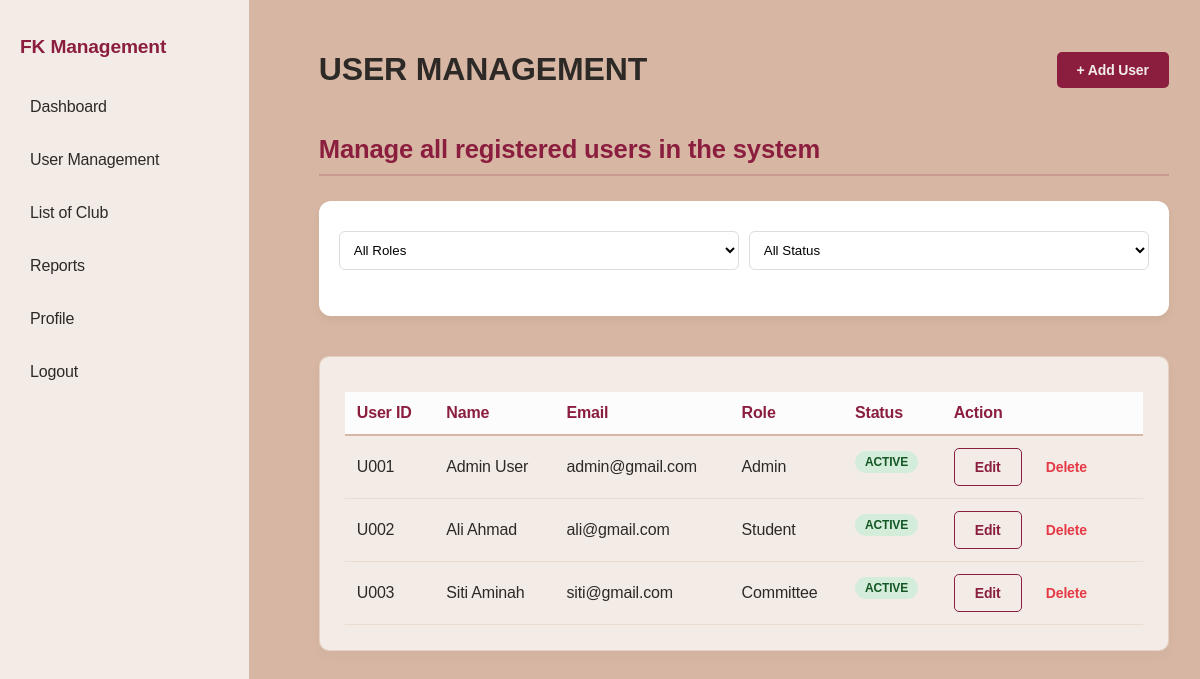
/UserManagement.php (signed in), run on an earlier commit of the app's database.
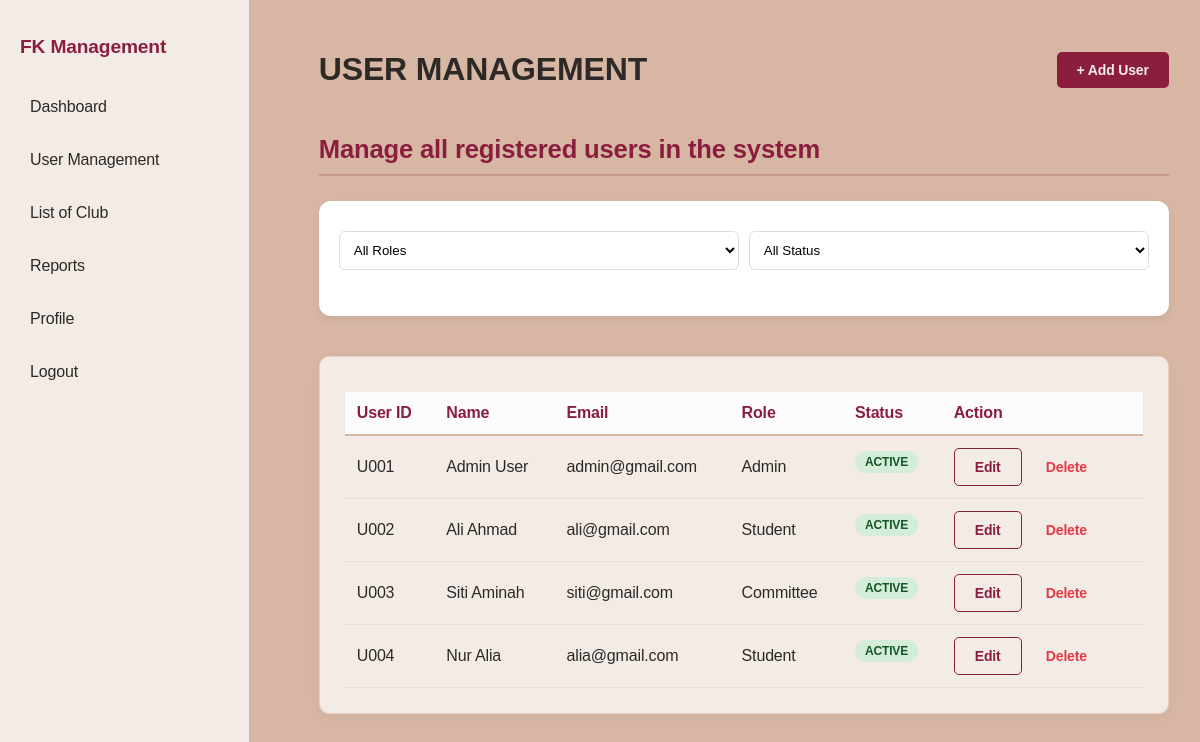
And on a later commit of the database.
### tables this page shows
CREATE TABLE `user` (
  `UserID` varchar(50) NOT NULL,
  `Name` varchar(100) NOT NULL,
  `Email` varchar(100) NOT NULL,
  `Password` varchar(50) NOT NULL,
  `RoleID` varchar(50) NOT NULL,
  `UserStatus` varchar(50) NOT NULL
);

### UserManagement.php (the view, shortened to what this page needs)
<?php
require_once 'db.php';
$roleFilter = "ALL";
$statusFilter = "ALL";
$sql = "
    SELECT UserID, Name, Email, RoleID, UserStatus
    FROM user
    WHERE 1=1
";
$result = mysqli_query($conn, $sql);
?>
<!DOCTYPE html>
<html>
<head>
    <link rel="stylesheet" href="style.css">
</head>
<body>
<?php include('Navigation.php'); ?>
<div class="main-content">
    <div class="header-row">
        <h1>USER MANAGEMENT</h1>
        <a href="RegisterUser.php"
           class="btn btn-primary">
            + Add User
        </a>
    </div>
    <p class="club-subtitle">
        Manage all registered users in the system
    </p>
    <div class="search-container">
        <form method="GET" class="filter-form">
            <select name="role"
                    class="status-select"
                    onchange="this.form.submit()">
                <option value="ALL"
                    <?php if($roleFilter=="ALL") echo "selected"; ?>>
                    All Roles
                </option>
            </select>
            <select name="status"
                    class="status-select"
                    onchange="this.form.submit()">
                <option value="ALL"
                    <?php if($statusFilter=="ALL") echo "selected"; ?>>
                    All Status
                </option>
            </select>
        </form>
    </div>
    <div class="info-table-container">
        <table class="management-table">
            <thead>
                <tr>
                    <th>User ID</th>
                    <th>Name</th>
                    <th>Email</th>
                    <th>Role</th>
                    <th>Status</th>
                    <th>Action</th>
                </tr>
            </thead>
            <tbody>
            <?php if(mysqli_num_rows($result) > 0) { ?>
                <?php while($row = mysqli_fetch_assoc($result)) { ?>
                    <tr>
                        <td>
                            <?php echo $row['UserID']; ?>
                        </td>
                        <td>
                            <?php echo $row['Name']; ?>
                        </td>
                        <td>
                            <?php echo $row['Email']; ?>
                        </td>
                        <td>
                            <?php
                            if($row['RoleID'] == 'R01')
                            {
                                echo "Admin";
                            }
                            elseif($row['RoleID'] == 'R02')
                            {
                                echo "Student";
                            }
                            else
                            {
                                echo "Committee";
                            }
                            ?>
                        </td>
                        <td>
                            <?php if($row['UserStatus'] == 'Active') { ?>
                                <span class="status-badge status-active">
                                    Active
                                </span>
                            <?php } else { ?>
                                <span class="status-badge status-inactive">
                                    Inactive
                                </span>
                            <?php } ?>
                        </td>
                        <td>
                            <a href="EditUser.php?id=<?php echo $row['UserID']; ?>"
                               class="btn btn-outline">
                                Edit
                            </a>
                            <a href="DeleteUser.php?id=<?php echo $row['UserID']; ?>"
                               class="btn btn-danger-text"
                               onclick="return confirm('Delete this user?')">
                                Delete
                            </a>
                        </td>
                    </tr>
                <?php } ?>
            <?php } ?>
            </tbody>
        </table>
    </div>
</div>
</body>
</html>

What changed in the data, as far as the page shows it:
added user: UserID "U004", Name "Nur Alia", Email "alia@gmail.com", shows "Student", UserStatus "ACTIVE"
